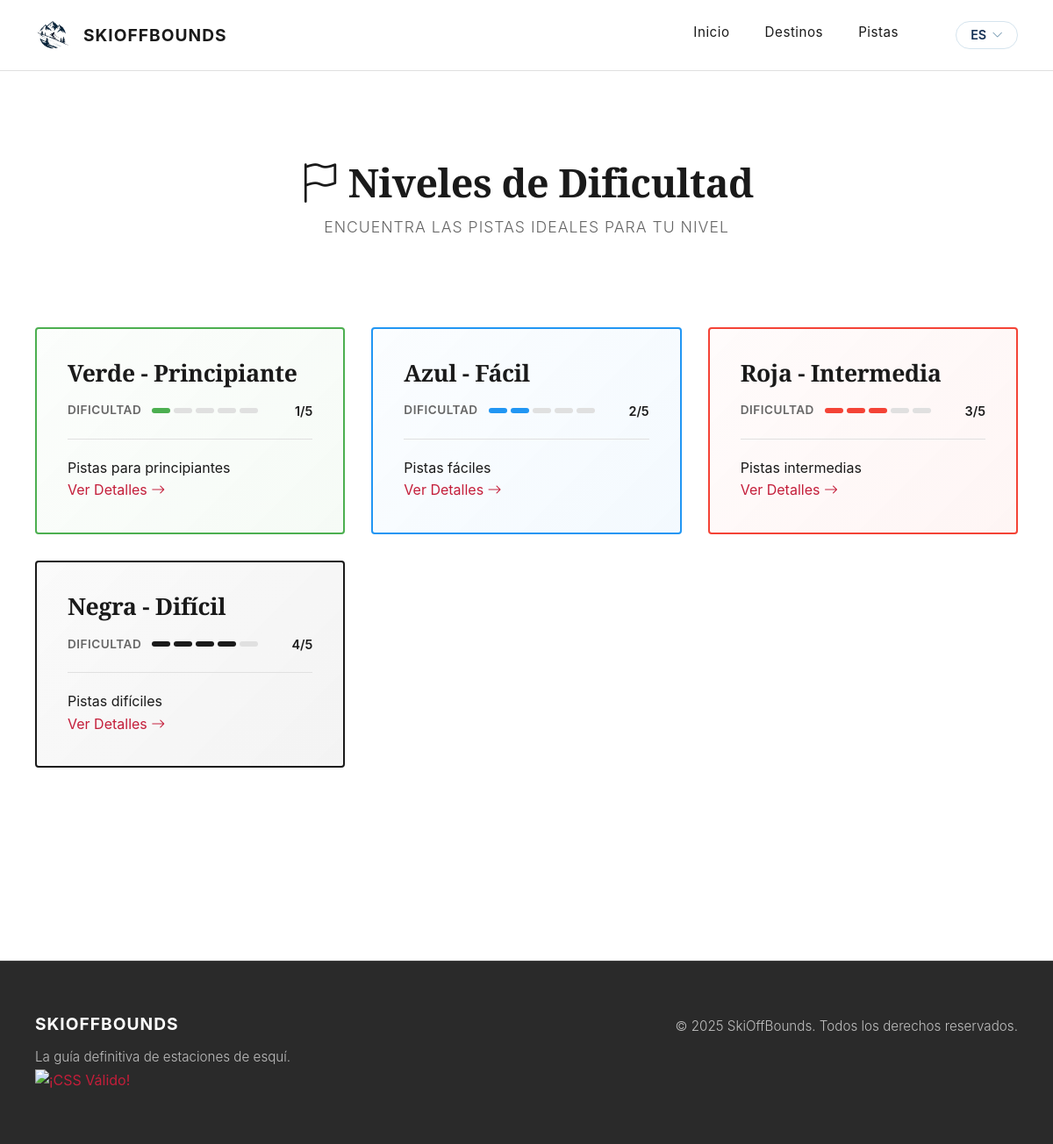
The page /es/home/tipos-pista/ on the database its author committed.
### app/models.py (models this page shows, shortened)
class TipoPista(models.Model):
    COLORES = [
        ('verde', _('Verde - Principiante')),
        ('azul', _('Azul - Fácil')),
        ('roja', _('Roja - Intermedia')),
        ('negra', _('Negra - Difícil')),
    ]
    nombre = models.CharField(
        max_length=20,
        choices=COLORES,
        unique=True,
        verbose_name=_("Color / Tipo")
    )
    descripcion = models.TextField(
        blank=True,
        null=True,
        help_text=_("Características y nivel de dificultad"),
        verbose_name=_("Descripción")
    )
    nivel_dificultad = models.IntegerField(
        default=1,
        validators=[MinValueValidator(1), MaxValueValidator(5)],
        help_text=_("Nivel de dificultad del 1 (más fácil) al 5 (más difícil)"),
        verbose_name=_("Nivel de dificultad")
    )
    class Meta:
        verbose_name = _("Tipo de Pista")
        verbose_name_plural = _("Tipos de Pista")
        ordering = ['nivel_dificultad']

### app/views.py (the view)
# urls.py: path('tipos-pista/', views.index_tipos_pista, name='tipos_pista'),
def index_tipos_pista(request):
    tipos = get_list_or_404(TipoPista.objects.order_by('nivel_dificultad'))
    context = {'lista_tipos': tipos}
    return render(request, 'tipos_pista.html', context)

### app/templates/tipos_pista.html (shortened to what this page needs)
{% extends "base.html" %}
{% load i18n %}
{% block contenido %}
<section class="estaciones-section">
    <div class="section-header">
        <h2 class="section-title">
            <i class="bi bi-flag"></i>
            {% trans "Niveles de Dificultad" %}
        </h2>
        <p class="section-subtitle">{% trans "Encuentra las pistas ideales para tu nivel" %}</p>
    </div>
    <div class="cards-grid">
        {% for tipo in lista_tipos %}
        <article class="tipo-card pista-{{ tipo.nombre|lower }}">
            <div class="tipo-header">
                <h3 class="tipo-title">{{ tipo.get_nombre_display }}</h3>
                <div class="tipo-level">
                    <span class="level-label">{% trans "Dificultad" %}</span>
                    <div class="level-bars">
                        {% for i in "x"|rjust:"5" %}
                            <span class="level-bar {% if forloop.counter <= tipo.nivel_dificultad %}active{% endif %}"></span>
                        {% endfor %}
                    </div>
                    <span class="level-value">{{ tipo.nivel_dificultad }}/5</span>
                </div>
            </div>
            <div class="tipo-body">
                {% if tipo.descripcion %}
                <p class="tipo-desc">{{ tipo.descripcion }}</p>
                {% endif %}
                <a href="{% url 'skioffbounds:tipo_pista_detalle' tipo.id %}" class="tipo-link">
                    {% trans "Ver Detalles" %} <i class="bi bi-arrow-right"></i>
                </a>
            </div>
        </article>
        {% endfor %}
    </div>
</section>
{% endblock %}

### app/static/css/base/typography.css (style rules this page uses)
h1, h2, h3, h4, h5, h6 { line-height: 1.2; }
.hero-title, .detail-title, .listing-title, .section-title, .card-title, .stat-value { font-family: 'Playfair Display', serif; font-weight: 700; }
a { color: var(--accent); text-decoration: none; transition: color 0.3s ease; }

### app/static/css/base/layout.css (style rules this page uses)
section { padding: 60px 0; }
.estaciones-section { padding: 100px 0; }

### app/static/css/components/cards.css (style rules this page uses)
.cards-grid { display: grid; grid-template-columns: repeat(auto-fit, minmax(300px, 1fr)); gap: 40px; margin-top: 60px; }

### app/static/css/pages/listing.css (style rules this page uses)
.estaciones-section .section-header { text-align: center; margin-bottom: 80px; }
.estaciones-section .section-title { font-family: 'Playfair Display', serif; font-size: 2.8rem; font-weight: 700; margin-bottom: 10px; letter-spacing: -0.5px; }
.estaciones-section .section-subtitle { font-size: 1.1rem; color: var(--text-secondary); font-weight: 300; letter-spacing: 1px; text-transform: uppercase; }
.tipo-card { background: var(--white); border-radius: 4px; overflow: hidden; border: 2px solid; transition: all 0.4s cubic-bezier(0.25, 0.46, 0.45, 0.94); display: flex; flex-direction: column; padding: 35px; position: relative; }
.tipo-card.pista-verde { border-color: #4CAF50; background: linear-gradient(135deg, rgba(76, 175, 80, 0.02), rgba(76, 175, 80, 0.05)); }
.tipo-card.pista-azul { border-color: #2196F3; background: linear-gradient(135deg, rgba(33, 150, 243, 0.02), rgba(33, 150, 243, 0.05)); }
.tipo-card.pista-roja { border-color: #F44336; background: linear-gradient(135deg, rgba(244, 67, 54, 0.02), rgba(244, 67, 54, 0.05)); }
.tipo-card.pista-negra { border-color: #1a1a1a; background: linear-gradient(135deg, rgba(26, 26, 26, 0.02), rgba(26, 26, 26, 0.05)); }
.tipo-header { margin-bottom: 20px; padding-bottom: 20px; border-bottom: 1px solid #e0e0e0; }
.tipo-title { font-family: 'Playfair Display', serif; font-size: 1.66rem; font-weight: 700; margin-bottom: 15px; letter-spacing: -0.3px; color: var(--text-primary); }
.tipo-level { display: flex; align-items: center; gap: 12px; }
.level-label { font-size: 0.85rem; color: var(--text-secondary); text-transform: uppercase; letter-spacing: 0.5px; font-weight: 600; min-width: 70px; }
.level-bars { display: flex; gap: 4px; flex: 1; }
.level-bar { flex: 1; height: 6px; background: #e0e0e0; border-radius: 3px; transition: all 0.3s ease; }
.level-bar.active { background: var(--accent); }
.tipo-card.pista-verde .level-bar.active { background: #4CAF50; }
.tipo-card.pista-azul .level-bar.active { background: #2196F3; }
.tipo-card.pista-roja .level-bar.active { background: #F44336; }
.tipo-card.pista-negra .level-bar.active { background: #1a1a1a; }
.level-value { font-size: 0.9rem; font-weight: 600; color: var(--text-primary); min-width: 50px; text-align: right; }
.cards-grid { display: grid; grid-template-columns: repeat(auto-fill, minmax(280px, 1fr)); gap: 30px; padding: 20px 0; }

### rows shown on the page
TipoPista: nombre "Verde - Principiante", nivel_dificultad "1", descripcion "Pistas para principiantes"
TipoPista: nombre "Azul - Fácil", nivel_dificultad "2", descripcion "Pistas fáciles"
TipoPista: nombre "Roja - Intermedia", nivel_dificultad "3", descripcion "Pistas intermedias"
TipoPista: nombre "Negra - Difícil", nivel_dificultad "4", descripcion "Pistas difíciles"

### other values the page prints
{{ LANGUAGE_CODE|upper }} "ES"
